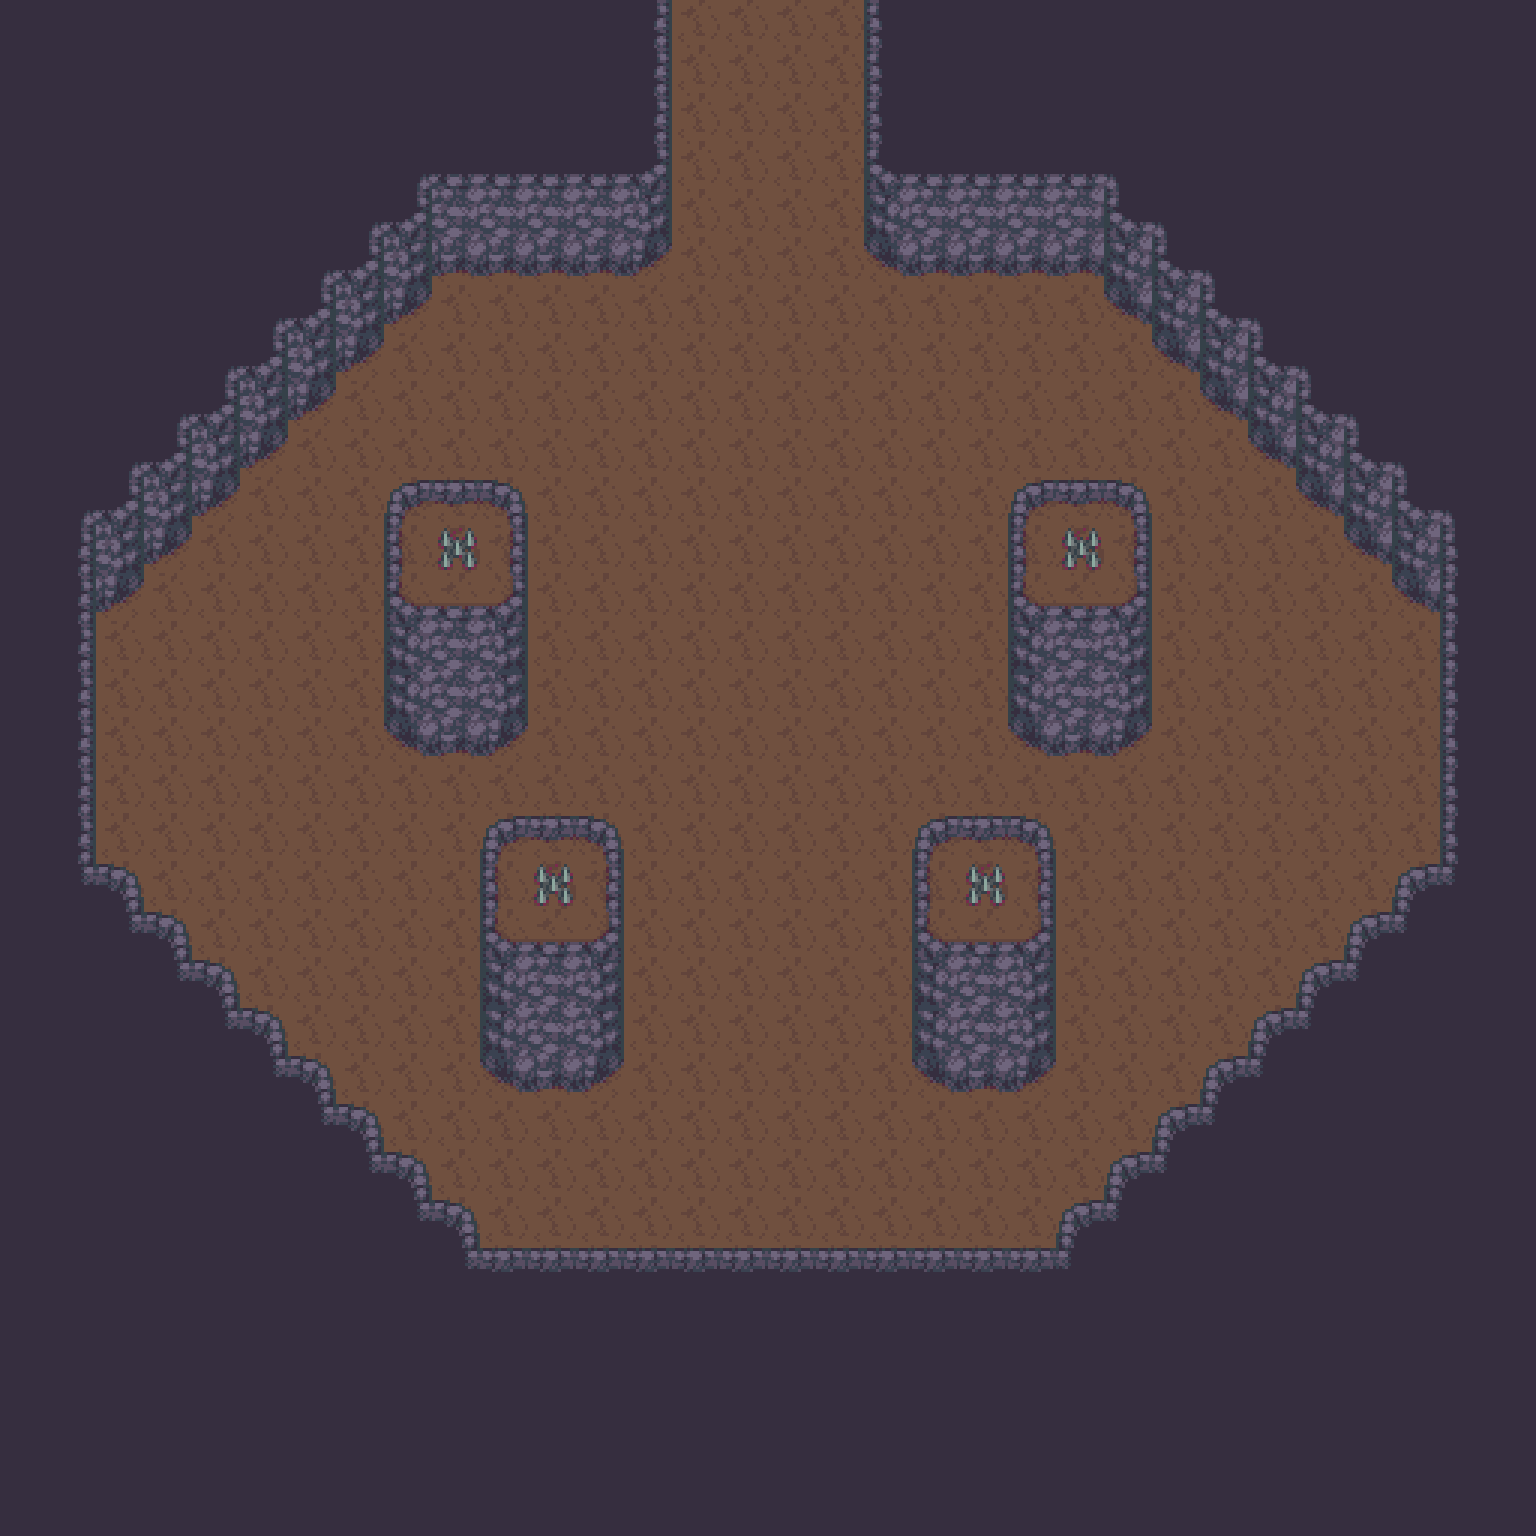

The image is a tile-based game level rendered from a .tmx file. Its description and source (layers, tilesets, objects; grid data summarised) follow:
An orthogonal 32x32 tile map with 48x48 px tiles, 2 tile layers (Floor, Furnishing) and 1 object.

<map version="1.2" tiledversion="1.3.4" orientation="orthogonal" renderorder="right-down" width="32" height="32" tilewidth="48" tileheight="48" infinite="0" nextlayerid="4" nextobjectid="2">
 <tileset firstgid="1" source="Cave.tsx" />
 <layer id="2" name="Floor" width="32" height="32">
  <data>[1024 cells, 1024 non-empty, 1 distinct tile ids]</data>
 </layer>
 <layer id="1" name="Furnishing" width="32" height="32">
  <data>[1024 cells, 640 non-empty, 28 distinct tile ids]</data>
 </layer>
 <objectgroup id="3" name="Props">
  <object id="1" gid="235" x="696" y="1104" width="144" height="144">
   <properties>
    <property name="I" value="[Npc FireGoblinNpc FireGoblinSpecialty Downward [[&quot;Welcome to your doom!&quot;]]]" />
   </properties>
  </object>
 </objectgroup>
</map>
